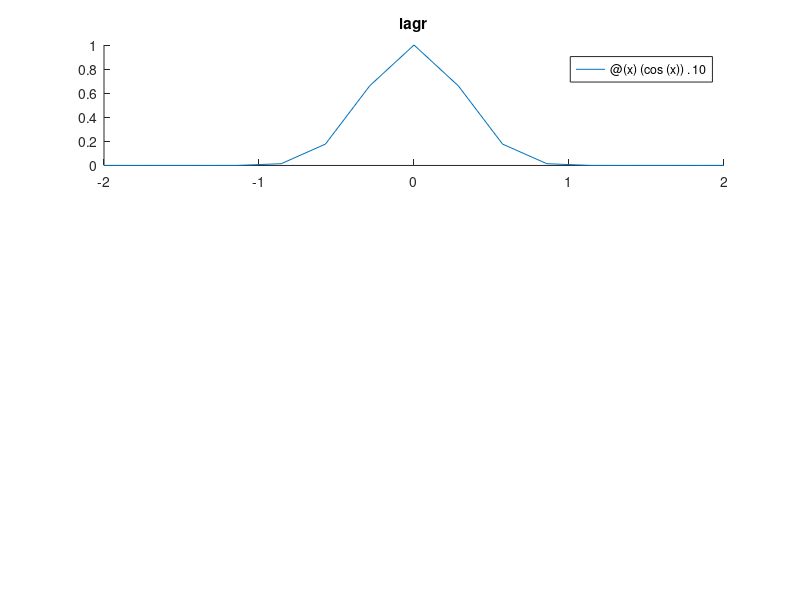

Reproduce this figure in MATLAB. (Note: this script raises an error after producing the figure.)
clearvars
clf

func = @(x) (cos(x)).^10;

n = 9;
m = 70;

point_x_arr = linspace(-2, 2, n);
point_y_arr = func(point_x_arr);

interpolate_value_arr = linspace(-2, 2, m);
accurate_y_arr = func(interpolate_value_arr);

% lagr
subplot(3, 1, 1);
title('lagr')
hold on
fplot(func, [-2 2])
lagr_func = @(x)lagr(point_x_arr, point_y_arr, x);
lagr_y_arr = arrayfun(lagr_func, interpolate_value_arr);
lagr_error = abs(accurate_y_arr - lagr_y_arr);
plot(interpolate_value_arr, lagr_y_arr, '.')
hold off

% linear
subplot(3, 1, 2);
title('linear')
hold on
fplot(func, [-2 2])
linear_y_arr = interp1(point_x_arr, point_y_arr, interpolate_value_arr);
linear_error = abs(accurate_y_arr - linear_y_arr);
plot(interpolate_value_arr, linear_y_arr, '.')
hold off

% spline
subplot(3, 1, 3);
title('spline')
hold on
fplot(func, [-2 2])
spline_y_arr = spline(point_x_arr, point_y_arr, interpolate_value_arr);
spline_error = abs(accurate_y_arr - spline_y_arr);
plot(interpolate_value_arr, spline_y_arr, '.')
hold off

t = table(interpolate_value_arr', accurate_y_arr', ...
    lagr_y_arr', lagr_error', ...
    linear_y_arr', linear_error', ...
    spline_y_arr', spline_error');
writetable(t, sprintf('3_interpolation_compare_n_%d.xlsx', n))

% title
sgtitle(sprintf('n = %d  m = %d', n, m))

saveas(gcf, sprintf('3_interpolation_compare_n_%d', n), 'epsc')